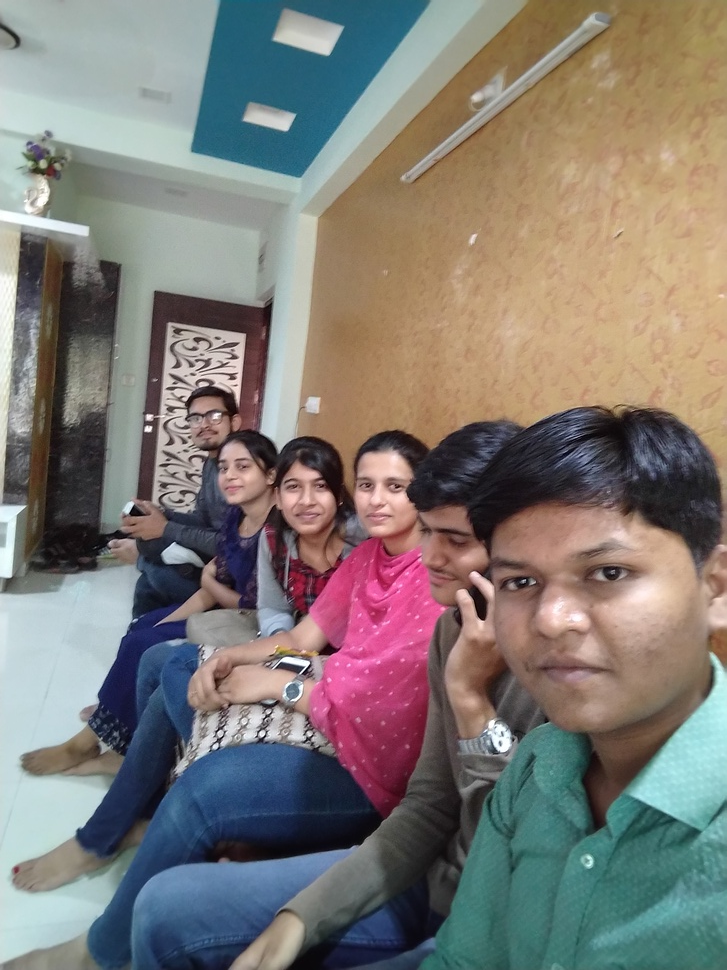
#> input picture test.jpg, 727 x 970 px, shrunk from 2448 x 3264 before the run
$ python main.py
#> lines starting #> are read from the running program, lines starting #| are printed output that depends on the picture; after the words box and inside, x2 and y2 are one past the last pixel; in counts of white or black regions, pixels touching at a corner belong together
import numpy as np
import cv2

face_cascade = cv2.CascadeClassifier('./haarcascades/haarcascade_frontalface_default.xml')

img = cv2.imread('./test.jpg')
#> img is the input picture: shape (970, 727, 3); mean B, G, R 117.7, 122.6, 127.9

gray = cv2.cvtColor(img, cv2.COLOR_BGR2GRAY)
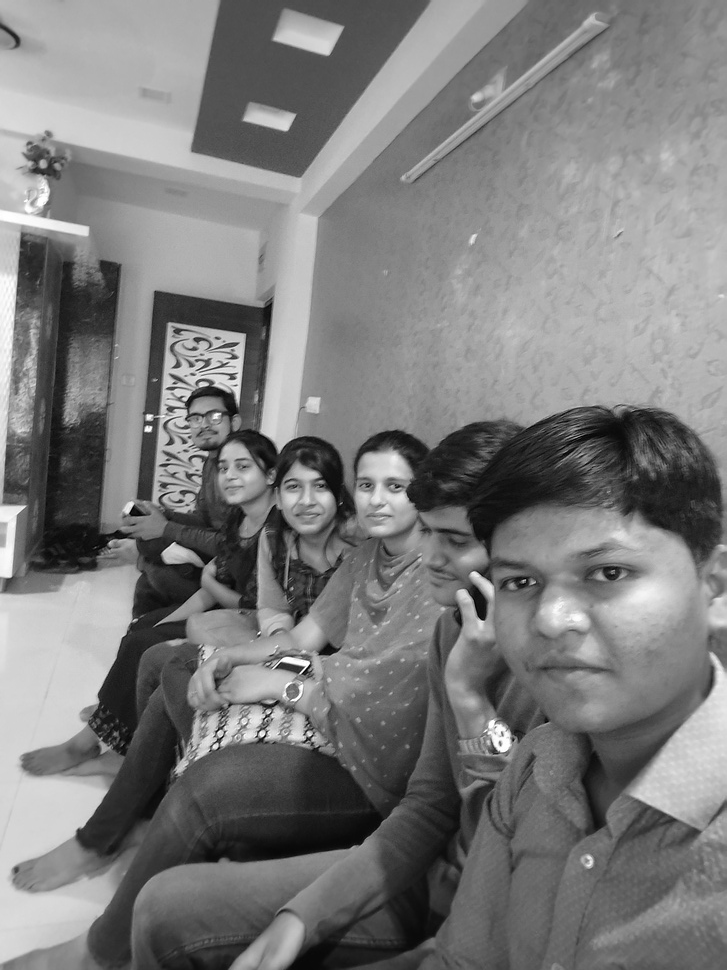
#> gray: shape (970, 727); min 1, max 255, mean 123.6
faces = face_cascade.detectMultiScale(gray, 1.5, 5)
#> faces = [[208, 447, 54, 54], [280, 466, 54, 54], [338, 453, 81, 81], [265, 456, 81, 81], [429, 469, 273, 273]]

for (x, y,w,h) in faces:
    cv2.rectangle(img, (x,y), (x+w, y+h), (255, 0, 0), 5)
#> this loop made 5 passes
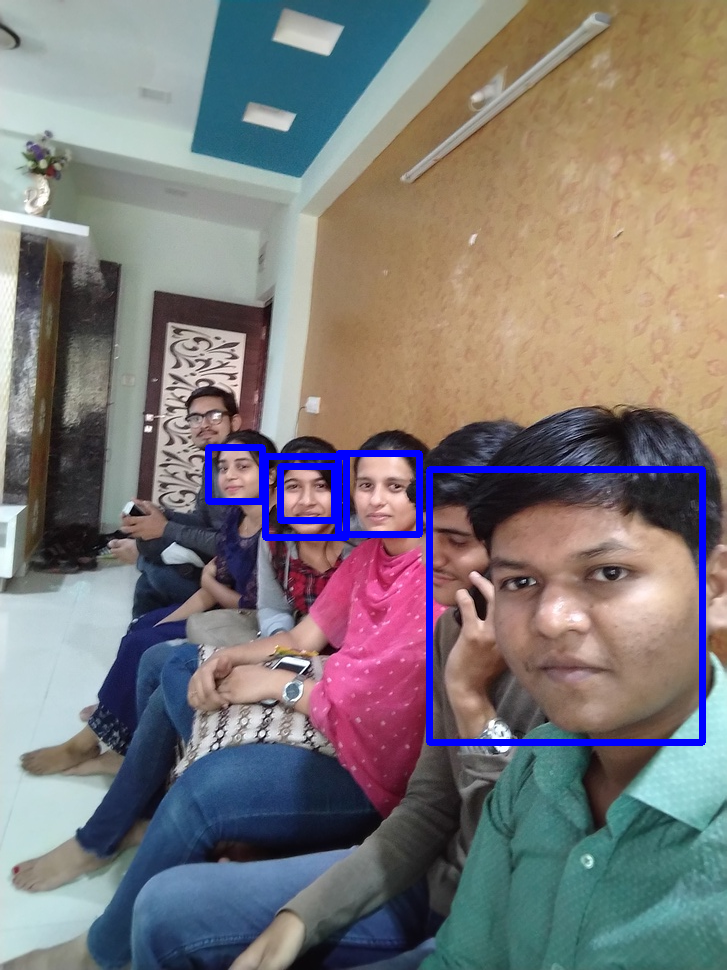
#> img: shape (970, 727, 3); 2.07% of pixels changed, all inside (x1, y1, x2, y2) = (205, 444, 706, 746)


cv2.imwrite('./out.jpg', img)

cv2.waitKey(0)
cv2.destroyAllWindows()
